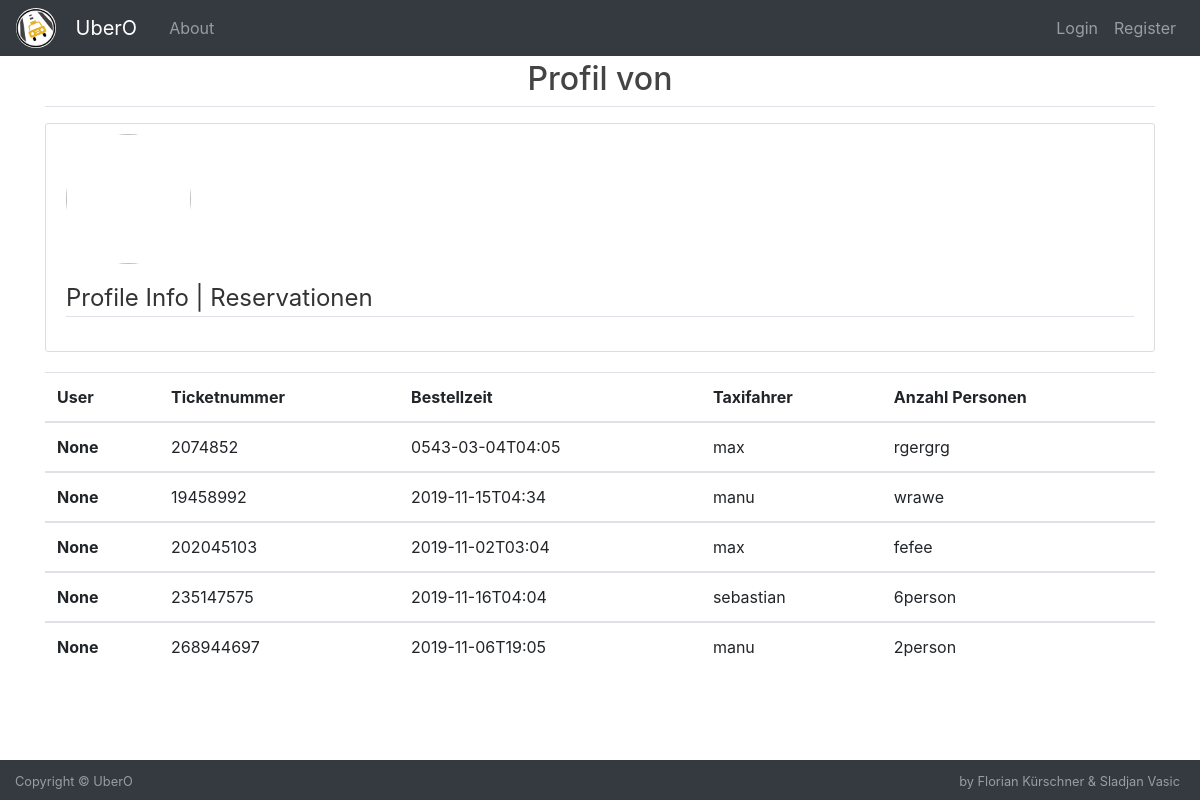
The app's page /profilereservation, older data.
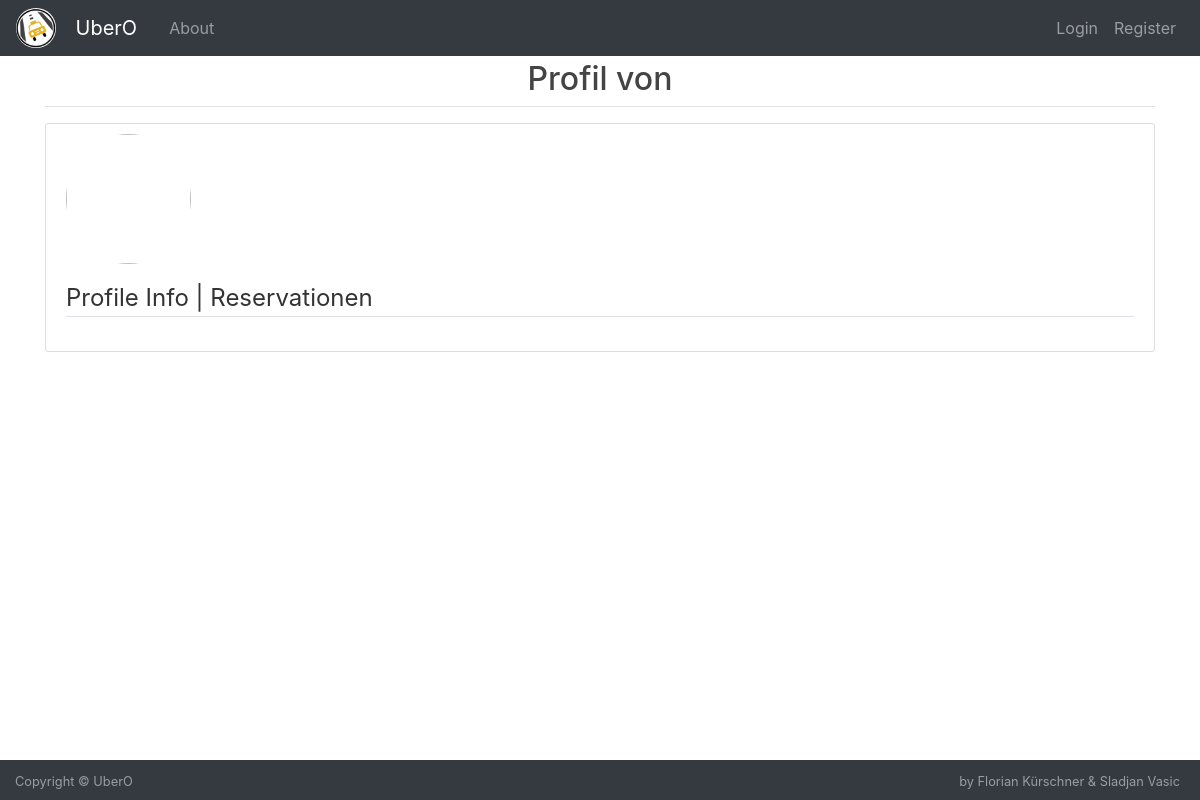
The same page, newer data.
### mysite/models.py (models this page shows)
class ReservationForm(models.Model):
    user = models.ForeignKey(User_from_my_db, on_delete=models.CASCADE, null=True)
    title = models.CharField(max_length=50, choices=COUNT_CHOICES, blank=True)
    ticket_number = models.IntegerField(blank=True)
    taxi_driver = models.CharField(max_length=50, choices=DRIVER_CHOICES)
    order_time = models.CharField(max_length=50, blank=True, null=True)
    from_loc = models.CharField(max_length=50, null=True)
    from_street = models.CharField(max_length=50, null=True)
    from_street_number = models.CharField(max_length=50, null=True)
    from_plz = models.PositiveIntegerField(blank=True, null=True)
    to_loc = models.CharField(max_length=50, null=True)
    to_street = models.CharField(max_length=50, null=True)
    to_street_number = models.CharField(max_length=50, null=True)
    to_plz = models.PositiveIntegerField(blank=True, null=True)

### mysite/views.py (the view)
# urls.py: path('profilereservation', mysite_views.profilereservation, name="profilereservation"),
def profilereservation(request):
    all_records = ReservationForm.objects.filter(user_id=request.user.id)
    return render(request, 'pages/profilereservation.html', {'all_records': all_records})

### templates/pages/profilereservation.html
{% extends 'pages/profile.html' %}
{% load crispy_forms_tags %}
{% load crispy_forms_field %}
{% load crispy_forms_filters %}
{% block content1 %}
    {% if all_records %}
        <table class="table">
        <thead>
            <tr>
                <th scope="col">User</th>
                <th scope="col">Ticketnummer</th>
                <th scope="col">Bestellzeit</th>
                <th scope="col">Taxifahrer</th>
                <th scope="col">Anzahl Personen</th>
            </tr>
        </thead>
        {% for record in all_records %}
            <tbody>
                <tr>
                    <th scope="row">{{ record.user }}</th>
                    <td>{{ record.ticket_number }}</td>
                    <td>{{ record.order_time }}</td>
                    <td>{{ record.taxi_driver }}</td>
                    <td>{{ record.title }}</td>
                </tr>
            </tbody>
        {% endfor %}
    {% endif %}
</table>
{% endblock %}

Row changes from the older to the newer data that the page shows:
removed ReservationForm: user "None", ticket_number "2074852", order_time "0543-03-04T04:05", taxi_driver "max", title "rgergrg"
removed ReservationForm: user "None", ticket_number "19458992", order_time "2019-11-15T04:34", taxi_driver "manu", title "wrawe"
removed ReservationForm: user "None", ticket_number "202045103", order_time "2019-11-02T03:04", taxi_driver "max", title "fefee"
removed ReservationForm: user "None", ticket_number "235147575", order_time "2019-11-16T04:04", taxi_driver "sebastian", title "6person"
removed ReservationForm: user "None", ticket_number "268944697", order_time "2019-11-06T19:05", taxi_driver "manu", title "2person"
Text that changed along with them:
text no longer shown: "User Ticketnummer Bestellzeit Taxifahrer Anzahl Personen"
